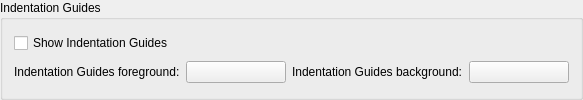
    <widget class="QGroupBox" name="groupBox_15">
     <property name="title">
      <string>Indentation Guides</string>
     </property>
     <layout class="QVBoxLayout" name="verticalLayout_5">
      <item>
       <widget class="QCheckBox" name="indentguidesCheckBox">
        <property name="toolTip">
         <string>Select whether indentation guides should be shown.</string>
        </property>
        <property name="text">
         <string>Show Indentation Guides</string>
        </property>
       </widget>
      </item>
      <item>
       <layout class="QHBoxLayout" name="_18">
        <item>
         <widget class="QLabel" name="TextLabel2_2_2_2_2_13">
          <property name="text">
           <string>Indentation Guides foreground:</string>
          </property>
         </widget>
        </item>
        <item>
         <widget class="QPushButton" name="indentationGuidesForegroundButton">
          <property name="minimumSize">
           <size>
            <width>100</width>
            <height>0</height>
           </size>
          </property>
          <property name="toolTip">
           <string>Select the foreground color for indentation guides</string>
          </property>
          <property name="text">
           <string/>
          </property>
         </widget>
        </item>
        <item>
         <widget class="QLabel" name="TextLabel2_2_2_2_2_14">
          <property name="text">
           <string>Indentation Guides background:</string>
          </property>
         </widget>
        </item>
        <item>
         <widget class="QPushButton" name="indentationGuidesBackgroundButton">
          <property name="minimumSize">
           <size>
            <width>100</width>
            <height>0</height>
           </size>
          </property>
          <property name="toolTip">
           <string>Select the background color for indentation guides</string>
          </property>
          <property name="text">
           <string/>
          </property>
         </widget>
        </item>
       </layout>
      </item>
     </layout>
    </widget>
